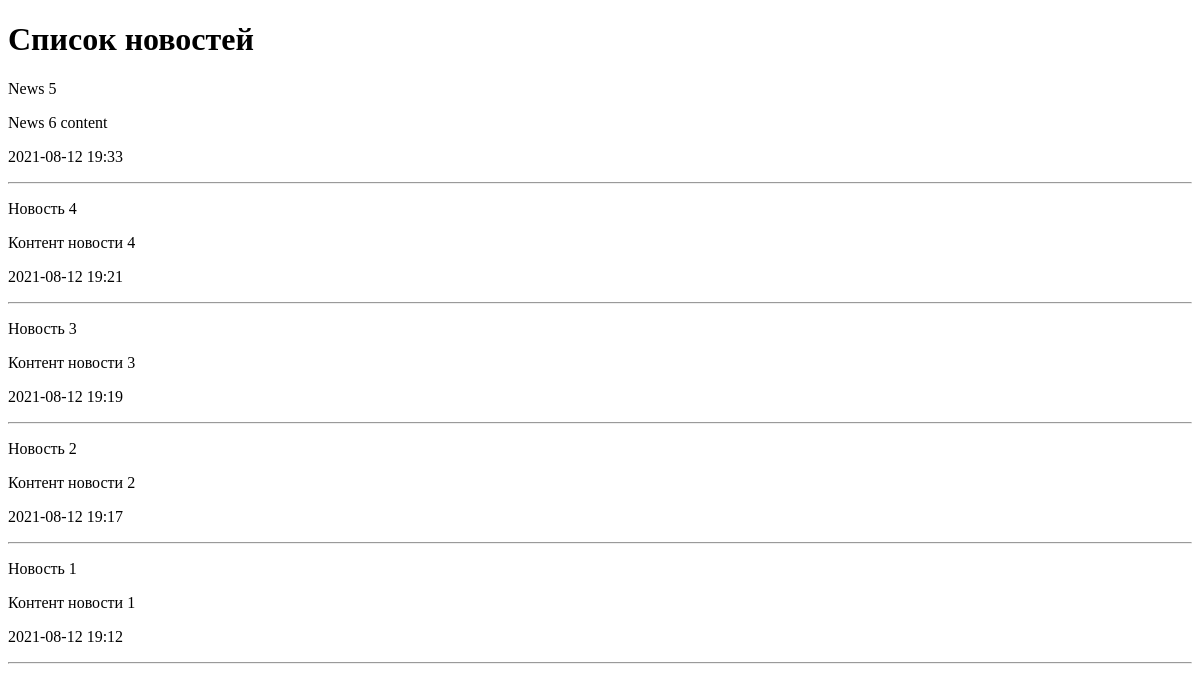
The app's page /, older data.
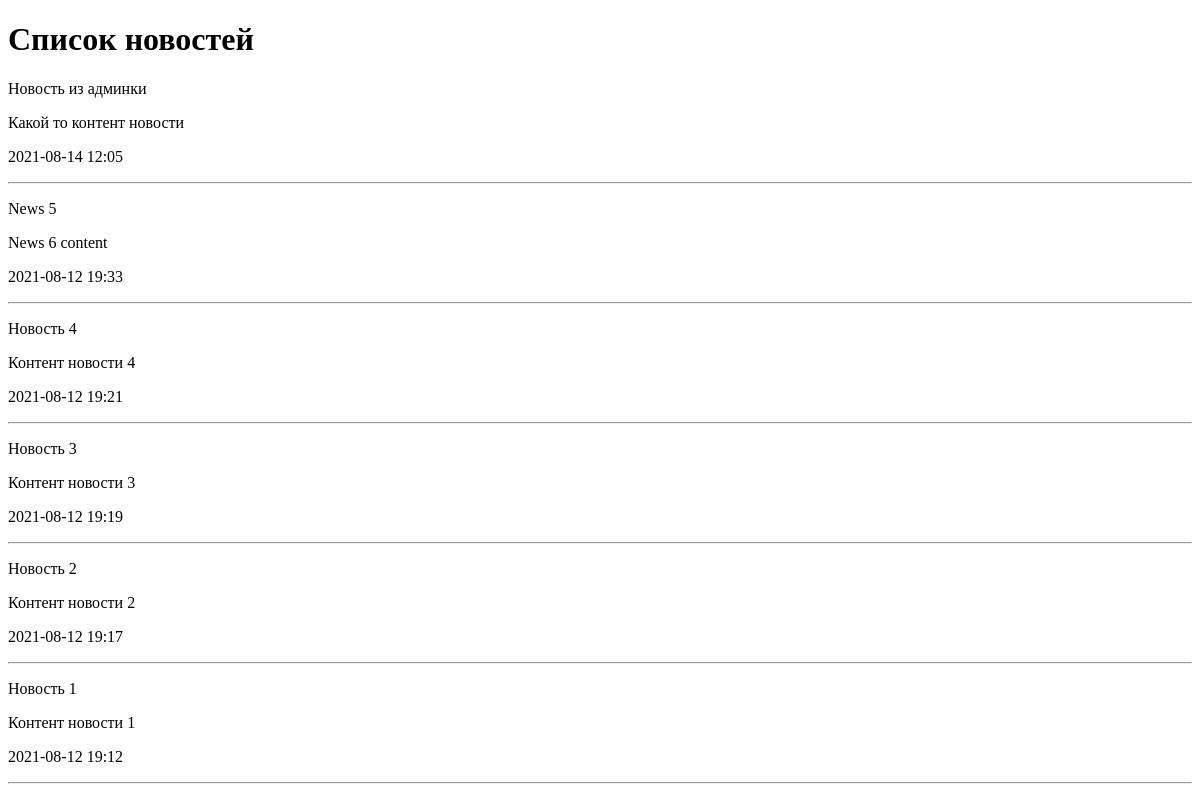
The same page, newer data.
### news/models.py (models this page shows, shortened)
class News(models.Model):
    title = models.CharField(max_length=150, verbose_name='Наименование')
    content = models.TextField(blank=True, verbose_name='Контент')
    created_at = models.DateTimeField(auto_now_add=True, verbose_name='Дата публикации ')
    updated_at = models.DateTimeField(auto_now=True, verbose_name='Обновлено')
    photo = models.ImageField(upload_to='photos/%Y/%m/%d/', verbose_name='Фото', blank=True)
    is_published = models.BooleanField(default=True, verbose_name='Опубликовано')
    category = models.ForeignKey('Category', on_delete=models.PROTECT, null=True)
    class Meta:
        verbose_name = 'Новость'
        verbose_name_plural = 'Новости'
        ordering = ['-created_at']

### news/views.py (the view)
# urls.py: path('', index),
def index(request):
    news = News.objects.all()
    return render(request, 'news/index.html', {'news': news, 'title': 'Список новостей'})

### news/templates/news/index.html (shortened to what this page needs)
<!DOCTYPE html>
<html lang="en">
<head>
</head>
<body>
<h1>{{ title }}</h1>
{% for item in news %}
    <div>
        <p>{{ item.title }}</p>
        <p>{{ item.content }}</p>
        <p>{{ item.created_at|date:"Y-m-d H:i" }}</p>
    </div>
    <hr>
{% endfor %}
</body>
</html>

Row changes from the older to the newer data that the page shows:
added News: title "Новость из админки", content "Какой то контент новости", created_at "2021-08-14 12:05"
